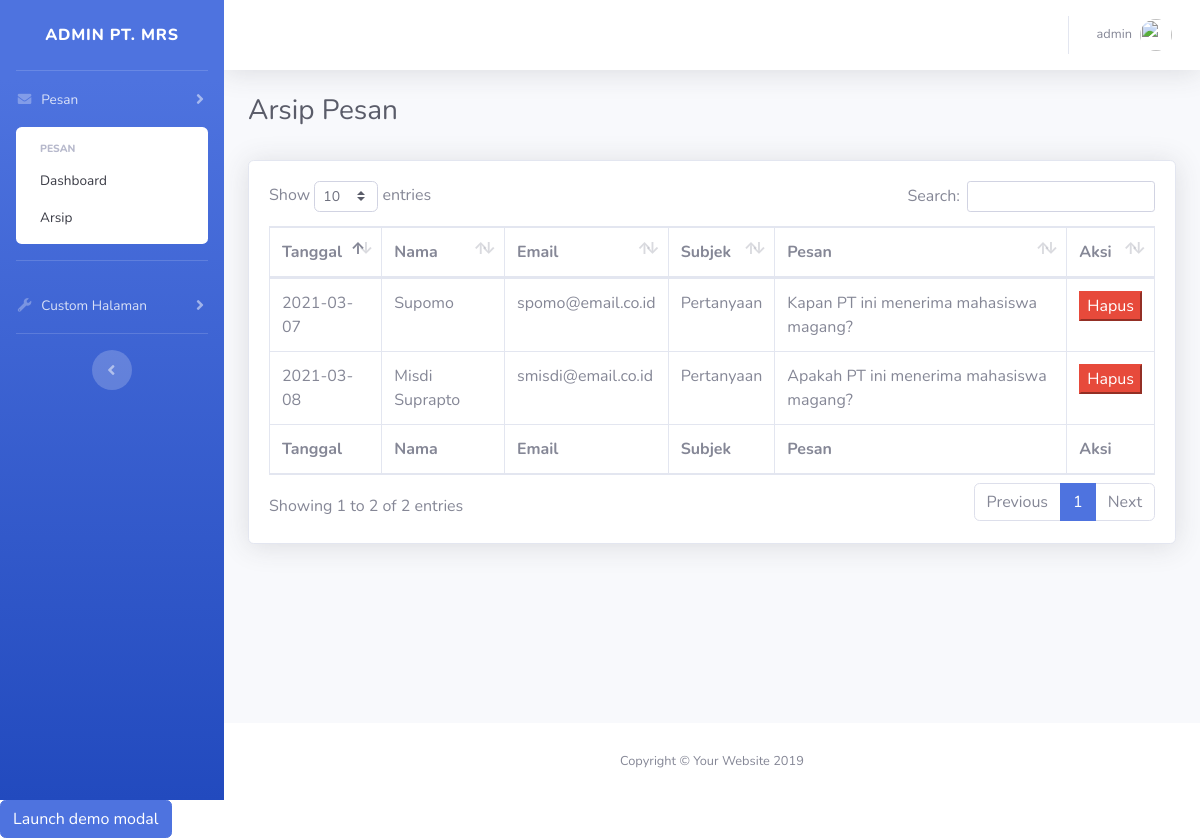
The page /arsip_pesan.php (signed in) on the database its author committed.
### tables this page shows
CREATE TABLE `pesan` (
  `id_pesan` int(11) NOT NULL,
  `tanggal` date NOT NULL,
  `nama` varchar(50) NOT NULL,
  `email` varchar(50) NOT NULL,
  `subjek` varchar(50) NOT NULL,
  `isi` text NOT NULL,
  `status` int(11) NOT NULL
);

### arsip_pesan.php (the view, shortened to what this page needs)
<!DOCTYPE html>
<html lang="en">
<head>
    <link href="assets/vendor/fontawesome-free/css/all.min.css" rel="stylesheet" type="text/css">
    <link href="assets/css/sb-admin-2.min.css" rel="stylesheet">
    <link href="assets/vendor/datatables/dataTables.bootstrap4.min.css" rel="stylesheet">
</head>
<body id="page-top">
<div id="wrapper">
    <ul class="navbar-nav bg-gradient-primary sidebar sidebar-dark accordion" id="accordionSidebar">
        <a class="sidebar-brand d-flex align-items-center justify-content-center" href="dashboard_pesan.php">
            <div class="sidebar-brand-text mx-3">Admin PT. MRS</div>
        </a>
        <hr class="sidebar-divider my-0">
        <li class="nav-item">
            <a class="nav-link collapsed" href="#" data-toggle="collapse" data-target="#collapseUtilities" aria-expanded="true" aria-controls="collapseUtilities">
                <i class="fas fa-fw fa-envelope"></i>
                <span>Pesan</span>
            </a>
            <div id="collapseUtilities" class="collapse show" aria-labelledby="headingUtilities" data-parent="#accordionSidebar">
                <div class="bg-white py-2 collapse-inner rounded">
                    <h6 class="collapse-header">Pesan</h6>
                    <a class="collapse-item" href="dashboard_pesan.php">Dashboard</a>
                    <a class="collapse-item" href="arsip_pesan.php">Arsip</a>
                </div>
            </div>
        </li>
        <hr class="sidebar-divider d-none d-md-block">
        <li class="nav-item">
            <a class="nav-link collapsed" href="#" data-toggle="collapse" data-target="#collapsePages" aria-expanded="true" aria-controls="collapseUtilities">
                <i class="fas fa-fw fa-wrench"></i>
                <span>Custom Halaman</span>
            </a>
        </li>
        <hr class="sidebar-divider d-none d-md-block">
        <div class="text-center d-none d-md-inline">
            <button class="rounded-circle border-0" id="sidebarToggle"></button>
        </div>
    </ul>
    <div id="content-wrapper" class="d-flex flex-column">
        <div id="content">
            <nav class="navbar navbar-expand navbar-light bg-white topbar mb-4 static-top shadow">
                <ul class="navbar-nav ml-auto">
                    <li class="nav-item dropdown no-arrow">
                        <a class="nav-link dropdown-toggle" href="#" id="userDropdown" role="button" data-toggle="dropdown" aria-haspopup="true" aria-expanded="false">
                            <span class="mr-2 d-none d-lg-inline text-gray-600 small"><?php echo $_SESSION["username"] ?></span>
                            <img class="img-profile rounded-circle" src="https://source.unsplash.com/QAB-WJcbgJk/60x60">
                        </a>
                    </li>
                </ul>
            </nav>
            <div class="container-fluid">
                <h1 class="h3 mb-2 text-gray-800">Arsip Pesan</h1>
                <br>
                <div class="card shadow mb-4">
                    <div class="card-body">
                        <div class="table-responsive">
                            <table class="table table-bordered" id="dataTable" width="100%" cellspacing="0">
                                <thead>
                                <tr>
                                    <th>Tanggal</th>
                                    <th>Nama</th>
                                    <th>Email</th>
                                    <th>Subjek</th>
                                    <th>Pesan</th>
                                    <th>Aksi</th>
                                </tr>
                                </thead>
                                <tfoot>
                                <tr>
                                    <th>Tanggal</th>
                                    <th>Nama</th>
                                    <th>Email</th>
                                    <th>Subjek</th>
                                    <th>Pesan</th>
                                    <th>Aksi</th>
                                </tr>
                                </tfoot>
                                <tbody>
                                <?php
                                    include "koneksi.php";
                                    $sql = "SELECT * from pesan where status = 0";
                                    $result = $conn->query($sql);
                                    if ($result->num_rows > 0) {
                                        while($row = $result->fetch_assoc()) {
                                            echo "<tr>";
                                            echo "<td>".$row["tanggal"]."</td>";
                                            echo "<td>".$row["nama"]."</td>";
                                            echo "<td>".$row["email"]."</td>";
                                            echo "<td>".$row["subjek"]."</td>";
                                            echo "<td>".$row["isi"]."</td>";
                                            echo "<form action=\"hapus.php\" method=\"post\">";
                                            echo "<td><button class='btn-danger'>Hapus</button></td>";
                                            echo "</form>";
                                            echo "</tr>";
                                        }
                                    } else {
                                        echo "0 results";
                                    }
                                ?>
                                </tbody>
                            </table>
                        </div>
                    </div>
                </div>
            </div>
        </div>
        <footer class="sticky-footer bg-white">
            <div class="container my-auto">
                <div class="copyright text-center my-auto">
                    <span>Copyright &copy; Your Website 2019</span>
                </div>
            </div>
        </footer>
    </div>
</div>
<button type="button" class="btn btn-primary" data-bs-toggle="modal" data-bs-target="#exampleModal">
    Launch demo modal
</button>
</body>
</html>

### rows shown on the page
pesan: tanggal "2021-03-08", nama "Misdi Suprapto", email "smisdi@email.co.id", subjek "Pertanyaan", isi "Apakah PT ini menerima mahasiswa magang?"
pesan: tanggal "2021-03-07", nama "Supomo", email "spomo@email.co.id", subjek "Pertanyaan", isi "Kapan PT ini menerima mahasiswa magang?"

### other values the page prints
$_SESSION["username"] "admin"
